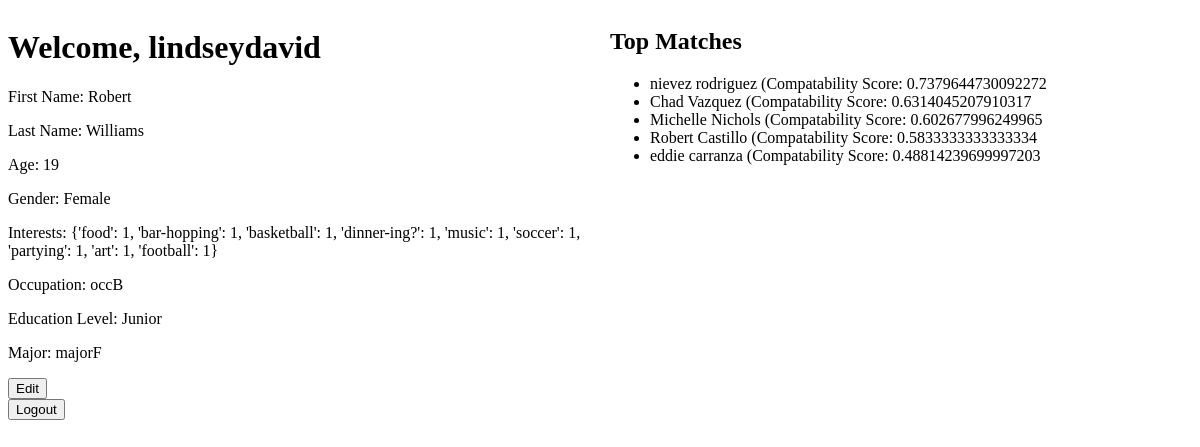
Before: /user_portal (signed in) with the older database file.
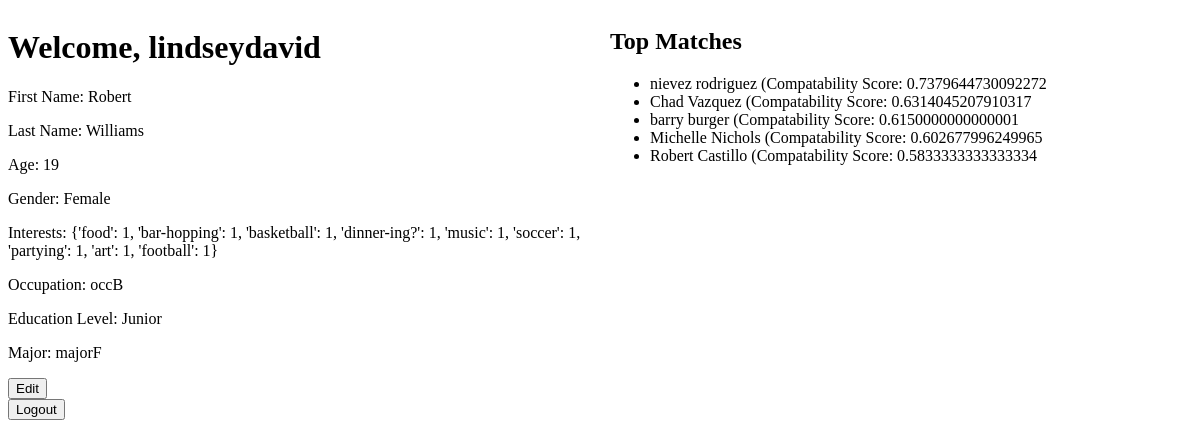
After: the same page with the newer database file.
### logic/database.py (models this page shows)
class User(Base):
        __tablename__ = 'users'
        id = Column(Integer, primary_key=True)
        username = Column(String, unique=True, nullable=False)
        email = Column(String, unique=True, nullable=False)
        password = Column(String, nullable=False)
        profile = relationship('Profile', uselist =False, back_populates='user')
        matches = relationship('Match', foreign_keys='Match.user_id')

class Profile(Base):
    __tablename__ = 'profiles'
    id = Column(Integer, primary_key=True)
    user_id = Column(Integer, ForeignKey('users.id', ondelete='CASCADE'), nullable=False)
    firstName = Column(String, nullable=False)
    lastName = Column(String, nullable=False)
    age = Column(Integer)
    gender = Column(String)
    interests = Column(JSON)
    occupation = Column(String)
    education_level = Column(String)
    major = Column(String)
    user = relationship('User', back_populates='profile')

class Match(Base):
    __tablename__ = 'matches'
    match_id = Column(Integer, primary_key=True)
    user_id = Column(Integer, ForeignKey('users.id', ondelete='CASCADE'), nullable=False)
    matched_user_id = Column(Integer, ForeignKey('users.id', ondelete='CASCADE'), nullable=False)
    compatibility_score = Column(Float)

### logic/user_portal_logic.py (the view)
@user_portal_bp.route('/user_portal')
def user_portal():
    sqlsession = Session()
    if 'user_id' in session:
        user_id = session['user_id']
        user_profile = sqlsession.query(Profile).filter_by(user_id=user_id).first()
        user = sqlsession.query(User).filter_by(id=user_id).first()
        username = user.username
        top_matches = get_matches(sqlsession, user_id, 5)
        sqlsession.close()
        return render_template('user_portal.html', user=user_profile, top_matches=top_matches, username=username)
    else:
        return redirect(url_for('login.login'))

### logic/matching.py (called while the page is built)
def get_matches(sqlsession, user_id, num_matches):
    top_matches = sqlsession.query(Match, Profile).join(Profile, Profile.user_id == Match.matched_user_id).filter(Match.user_id == user_id).order_by(Match.compatibility_score.desc()).limit(num_matches).all()
    return top_matches

### templates/user_portal.html (shortened to what this page needs)
<!DOCTYPE html>
<html lang="en">
<head>
</head>
<body>
    <div class="container">
        <div class = "profile_info">
            <h1>Welcome, {{username}}</h1>
            <p>First Name: {{ user.firstName }}</p>
            <p>Last Name: {{ user.lastName }}</p>
            <p>Age: {{user.age}}</p>
            <p>Gender: {{user.gender}}</p>
            <p>Interests: {{user.interests}}</p>
            <p>Occupation: {{user.occupation}}</p>
            <p>Education Level: {{user.education_level}}</p>
            <p>Major: {{user.major}}</p>
            <form action="{{ url_for('profile.profile') }}">
                <button type="submit" class="button">Edit</button>
            </form>
            <form action="{{ url_for('logout.logout') }}" method="post">
                    <button type="submit" class="button">Logout</button>
            </form>
        </div>
        <div class="matched_users">
            <h2>Top Matches</h2>
            <ul>
                {% for match, profile in top_matches %}
                    <li>{{ profile.firstName}} {{profile.lastName}} (Compatability Score: {{ match.compatibility_score}}</li>
                {% endfor %}
            </ul>
        </div>
    </div>
</body>
</html>

### templates/user_portal.html (style rules this page uses)
.container { display: flex; }
.profile_info { flex:1; margin-right: 20px; }
.matched_users { flex:1; }

Changed rows visible on the page:
no longer on this page (row unchanged): Match: firstName "eddie", lastName "carranza", compatibility_score "0.48814239699997203"
added Match: firstName "barry", lastName "burger", compatibility_score "0.6150000000000001"
